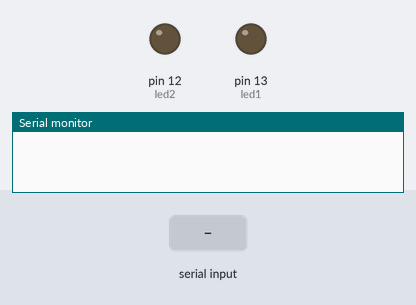
A sketch run on a simulated Arduino Uno, built with avr-gcc and run on an emulated ATmega328P. Parts: output pins drawn as LEDs (lit = HIGH), the last lines printed to the serial monitor. The inputs (shaded band) are chosen by the test bench.

Above: at 1.2 s.
1.3 s: "1" received over Serial
At 1.8 s:
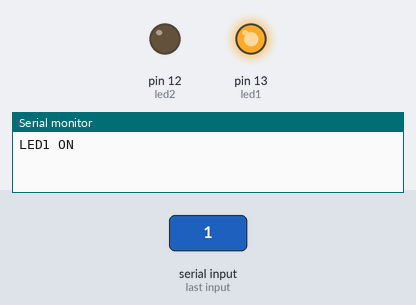
2.8 s: "2" received over Serial
At 4.0 s:
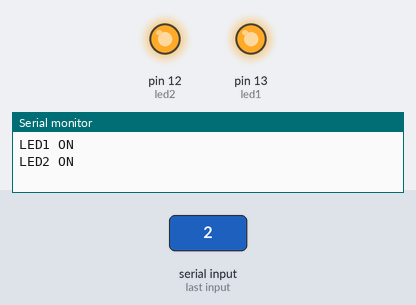
4.3 s: "1" received over Serial
At 5.4 s:
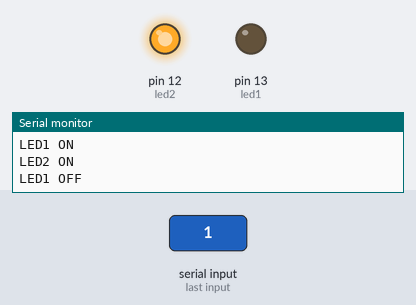
Timing chart, 0 to 7.3 s (numbered marks = the images above; inputs shaded):
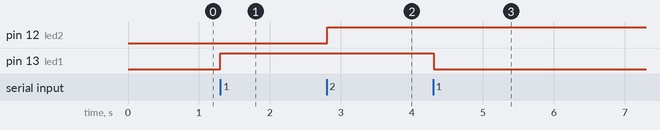

Measured:
- after the input at 1.3 s, pin 13 (led1): LOW → HIGH at once
- after the input at 2.8 s, pin 12 (led2): LOW → HIGH at once
- after the input at 4.3 s, pin 13 (led1): HIGH → LOW at once

The sketch:

Serial.ino
```cpp
int led1 = 13;
int led2 = 12;
int led1_status = LOW;
int led2_status = LOW;

void setup() {
  Serial.begin(9600);
  digitalWrite(led1, LOW);
  digitalWrite(led2, LOW);
  pinMode(led1, OUTPUT);
  pinMode(led2, OUTPUT);
}

void loop() {
  char read_data;

  if(Serial.available()){
    read_data = Serial.read();
    if(read_data == '1' && led1_status==LOW){
      digitalWrite(led1, HIGH);
      led1_status = HIGH;
      Serial.println("LED1 ON");
    }
    else if(read_data == '1' && led1_status == HIGH){
      digitalWrite(led1, LOW);
      led1_status = LOW;
      Serial.println("LED1 OFF");
    }
    else if(read_data == '2' && led2_status==LOW){
      digitalWrite(led2, HIGH);
      led2_status = HIGH;
      Serial.println("LED2 ON");
    }
    else if(read_data == '2' && led2_status == HIGH){
      digitalWrite(led2, LOW);
      led2_status = LOW;
      Serial.println("LED2 OFF");
    }
  }

  delay(10);
}
```
